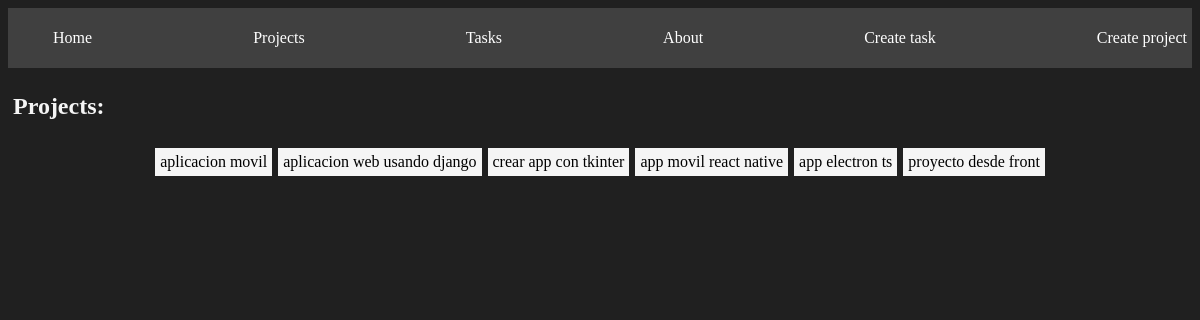
/projects/, run on the app's committed database.
### index/models.py (models this page shows, shortened)
class Project(models.Model):
    name = models.CharField(max_length=200)

### index/views.py (the view)
# urls.py: path('projects/', views.projects, name="projects"),
def projects(request):
    projects = Project.objects.all()
    return render(request, "projects/projects.html", {
        'projects': projects
    })

### index/templates/projects/projects.html
{% extends 'layouts/base.html' %}
{% block content %}
<div>
    <h2>Projects:</h2>
    <div class="container">
        <div class="card-group">
            {% for project in projects %}
            <div class="card">
                <a href="{% url 'project-detail' project.id %}">{{project.name}}</a>
            </div>
            {% endfor %}
        </div>
    </div>
</div>
{% endblock %}

### index/static/styles.css (style rules this page uses)
body { background-color: #202020; color: whitesmoke }
.container { max-width: 1200px; margin: auto; padding: 5px; }
.card { background-color: whitesmoke; margin: 3px; padding: 5px; }
.card a { text-decoration: none; color: black }
.card-group { display: flex; justify-content: center; }

### data on the page
Project: name "aplicacion movil"
Project: name "aplicacion web usando django"
Project: name "crear app con tkinter"
Project: name "app movil react native"
Project: name "app electron ts"
Project: name "proyecto desde front"
